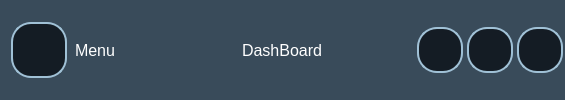
        <widget class="QFrame" name="Title_bar">
         <property name="minimumSize">
          <size>
           <width>565</width>
           <height>80</height>
          </size>
         </property>
         <property name="styleSheet">
          <string notr="true">QFrame {
    background-color: #394B5A  ;
border:0px;
}
QLabel{
color:white;
}

#Title_bar{
border:1px solid black;

}
QPushButton {
height:50px;
width:50px;
border-radius: 20px;
padding:15px;
margin: 2px;
border : 2px solid #A0C1D6;
background-color:#141C24;
}
QPushButton:hover {
    background-color: #394B5A;
}</string>
         </property>
         <property name="frameShape">
          <enum>QFrame::StyledPanel</enum>
         </property>
         <property name="frameShadow">
          <enum>QFrame::Raised</enum>
         </property>
         <layout class="QHBoxLayout" name="horizontalLayout_2">
          <property name="spacing">
           <number>0</number>
          </property>
          <property name="leftMargin">
           <number>0</number>
          </property>
          <property name="topMargin">
           <number>0</number>
          </property>
          <property name="rightMargin">
           <number>0</number>
          </property>
          <property name="bottomMargin">
           <number>0</number>
          </property>
          <item>
           <widget class="QFrame" name="Menu_Restore_close">
            <property name="frameShape">
             <enum>QFrame::StyledPanel</enum>
            </property>
            <property name="frameShadow">
             <enum>QFrame::Raised</enum>
            </property>
            <layout class="QHBoxLayout" name="horizontalLayout_3">
             <item>
              <widget class="QPushButton" name="Menu_Close_btn">
               <property name="minimumSize">
                <size>
                 <width>60</width>
                 <height>60</height>
                </size>
               </property>
               <property name="maximumSize">
                <size>
                 <width>60</width>
                 <height>60</height>
                </size>
               </property>
               <property name="cursor">
                <cursorShape>PointingHandCursor</cursorShape>
               </property>
               <property name="text">
                <string />
               </property>
               <property name="icon">
                <iconset resource="../Qss/icons/_icons.qrc">
                 <normaloff>:/icons/Icons/feather/chevrons-left.png</normaloff>:/icons/Icons/feather/chevrons-left.png</iconset>
               </property>
              </widget>
             </item>
             <item>
              <widget class="QLabel" name="Name_Menu">
               <property name="font">
                <font>
                 <pointsize>12</pointsize>
                </font>
               </property>
               <property name="lineWidth">
                <number>1</number>
               </property>
               <property name="text">
                <string>Menu</string>
               </property>
              </widget>
             </item>
            </layout>
           </widget>
          </item>
          <item>
           <widget class="QFrame" name="DashBoard">
            <property name="frameShape">
             <enum>QFrame::StyledPanel</enum>
            </property>
            <property name="frameShadow">
             <enum>QFrame::Raised</enum>
            </property>
            <layout class="QVBoxLayout" name="verticalLayout_5">
             <item alignment="Qt::AlignHCenter">
              <widget class="QLabel" name="Name">
               <property name="font">
                <font>
                 <pointsize>12</pointsize>
                </font>
               </property>
               <property name="text">
                <string>DashBoard</string>
               </property>
              </widget>
             </item>
            </layout>
           </widget>
          </item>
          <item alignment="Qt::AlignRight|Qt::AlignVCenter">
           <widget class="QFrame" name="Window_buttons">
            <property name="styleSheet">
             <string notr="true">QPushButton{
padding :20px;
}</string>
            </property>
            <property name="frameShape">
             <enum>QFrame::StyledPanel</enum>
            </property>
            <property name="frameShadow">
             <enum>QFrame::Raised</enum>
            </property>
            <layout class="QHBoxLayout" name="horizontalLayout_4">
             <property name="spacing">
              <number>0</number>
             </property>
             <property name="leftMargin">
              <number>0</number>
             </property>
             <property name="topMargin">
              <number>0</number>
             </property>
             <property name="rightMargin">
              <number>0</number>
             </property>
             <property name="bottomMargin">
              <number>0</number>
             </property>
             <item>
              <widget class="QPushButton" name="Minimize_button">
               <property name="minimumSize">
                <size>
                 <width>50</width>
                 <height>50</height>
                </size>
               </property>
               <property name="maximumSize">
                <size>
                 <width>50</width>
                 <height>50</height>
                </size>
               </property>
               <property name="cursor">
                <cursorShape>PointingHandCursor</cursorShape>
               </property>
               <property name="mouseTracking">
                <bool>true</bool>
               </property>
               <property name="text">
                <string />
               </property>
               <property name="icon">
                <iconset resource="../Qss/icons/_icons.qrc">
                 <normaloff>:/icons/Icons/feather/minus.png</normaloff>:/icons/Icons/feather/minus.png</iconset>
               </property>
              </widget>
             </item>
             <item>
              <widget class="QPushButton" name="Maximize_Restore_button">
               <property name="minimumSize">
                <size>
                 <width>50</width>
                 <height>50</height>
                </size>
               </property>
               <property name="maximumSize">
                <size>
                 <width>50</width>
                 <height>50</height>
                </size>
               </property>
               <property name="cursor">
                <cursorShape>PointingHandCursor</cursorShape>
               </property>
               <property name="styleSheet">
                <string notr="true" />
               </property>
               <property name="text">
                <string />
               </property>
               <property name="icon">
                <iconset resource="../Qss/icons/_icons.qrc">
                 <normaloff>:/icons/Icons/feather/maximize-2.png</normaloff>:/icons/Icons/feather/maximize-2.png</iconset>
               </property>
              </widget>
             </item>
             <item>
              <widget class="QPushButton" name="Close_button">
               <property name="minimumSize">
                <size>
                 <width>50</width>
                 <height>50</height>
                </size>
               </property>
               <property name="maximumSize">
                <size>
                 <width>50</width>
                 <height>50</height>
                </size>
               </property>
               <property name="cursor">
                <cursorShape>PointingHandCursor</cursorShape>
               </property>
               <property name="mouseTracking">
                <bool>false</bool>
               </property>
               <property name="text">
                <string />
               </property>
               <property name="icon">
                <iconset resource="../Qss/icons/_icons.qrc">
                 <normaloff>:/icons/Icons/feather/window_close.png</normaloff>:/icons/Icons/feather/window_close.png</iconset>
               </property>
               <property name="autoDefault">
                <bool>false</bool>
               </property>
              </widget>
             </item>
            </layout>
           </widget>
          </item>
         </layout>
        </widget>
